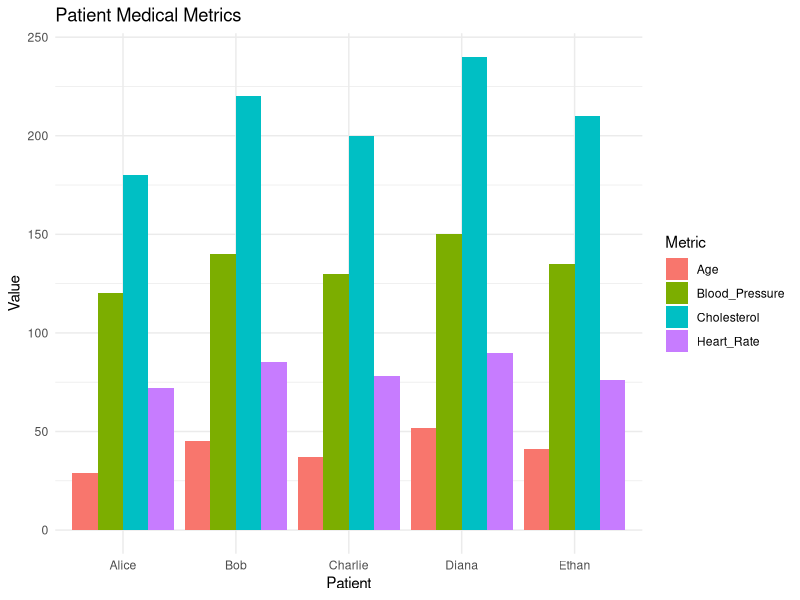
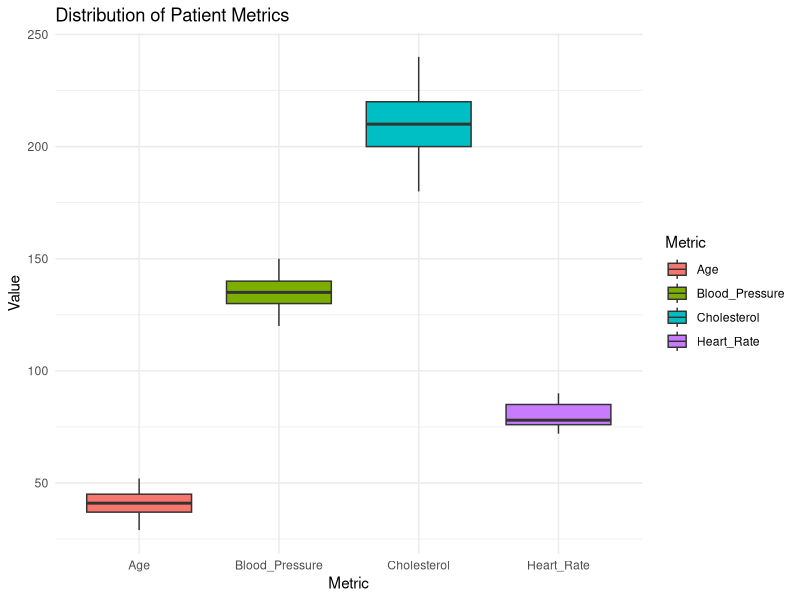
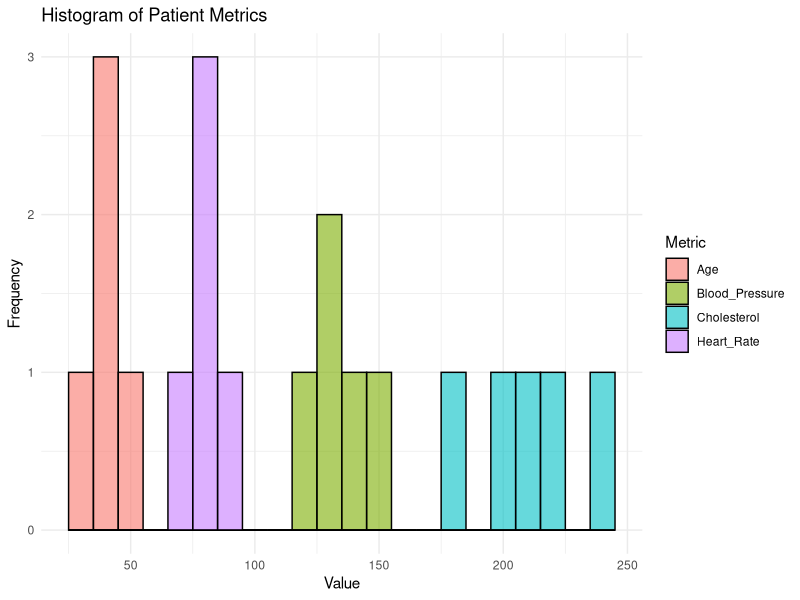

Write the R code that produced these figures, in order.
# Load necessary libraries
library(ggplot2)
library(tidyr)
library(dplyr)

# Sample dataset: Hospital patient metrics
patient_data <- data.frame(
  Patient = c("Alice", "Bob", "Charlie", "Diana", "Ethan"),
  Age = c(29, 45, 37, 52, 41),
  Blood_Pressure = c(120, 140, 130, 150, 135),
  Heart_Rate = c(72, 85, 78, 90, 76),
  Cholesterol = c(180, 220, 200, 240, 210)
)

# Display patient data
display_patients <- function(data) {
  print("Patient Medical Records:")
  print(data)
}

display_patients(patient_data)

# Basic Statistical Analysis
calculate_statistics <- function(data) {
  stats <- data.frame(
    Metric = colnames(data)[-1],
    Mean = sapply(data[-1], mean),
    Median = sapply(data[-1], median),
    Std_Dev = sapply(data[-1], sd)
  )
  return(stats)
}

stats <- calculate_statistics(patient_data)
print("Summary Statistics:")
print(stats)

# Summary Table
summary_table <- function(stats) {
  print("Summary Statistics Table:")
  print(stats)
}

summary_table(stats)

# Bar Plot for Patient Metrics
bar_plot <- function(data) {
  melted_data <- pivot_longer(data, cols = -Patient, names_to = "Metric", values_to = "Value")
  ggplot(melted_data, aes(x = Patient, y = Value, fill = Metric)) +
    geom_bar(stat = "identity", position = "dodge") +
    labs(title = "Patient Medical Metrics", x = "Patient", y = "Value", fill = "Metric") +
    theme_minimal()
}

bar_plot(patient_data)

# Box Plot
box_plot <- function(data) {
  melted_data <- pivot_longer(data, cols = -Patient, names_to = "Metric", values_to = "Value")
  ggplot(melted_data, aes(x = Metric, y = Value, fill = Metric)) +
    geom_boxplot() +
    labs(title = "Distribution of Patient Metrics", x = "Metric", y = "Value") +
    theme_minimal()
}

box_plot(patient_data)

# Histogram
histogram_plot <- function(data) {
  melted_data <- pivot_longer(data, cols = -Patient, names_to = "Metric", values_to = "Value")
  ggplot(melted_data, aes(x = Value, fill = Metric)) +
    geom_histogram(binwidth = 10, alpha = 0.6, position = "identity", color = "black") +
    labs(title = "Histogram of Patient Metrics", x = "Value", y = "Frequency", fill = "Metric") +
    theme_minimal()
}

histogram_plot(patient_data)

# Identify Extremes
identify_extremes <- function(data) {
  results <- lapply(names(data)[-1], function(metric) {
    highest <- data[which.max(data[[metric]]), "Patient"]
    lowest <- data[which.min(data[[metric]]), "Patient"]
    return(data.frame(Metric = metric, Highest = highest, Lowest = lowest))
  })
  return(do.call(rbind, results))
}

extremes <- identify_extremes(patient_data)
print("Highest and Lowest Values by Metric:")
print(extremes)
